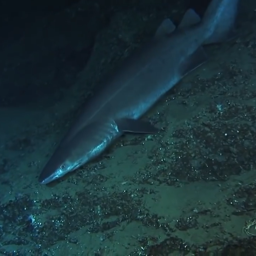
#> input picture C60_2images/hr_256/12565.png, 256 x 256 px
$ python -i metrics_util.py   (imports and definitions only)   (older library calls are emulated)
#> lines starting #> are read from the running program, lines starting #| are printed output that depends on the picture
#> further down, picture is the input picture: shape (256, 256, 3); mean B, G, R 57.2, 51.4, 28
import numpy as np
import cv2
from skimage.metrics import peak_signal_noise_ratio as psnr
from skimage.metrics import structural_similarity as ssim
from cpbd import compute as cpbd_compute

def normalize_img(img):
    """Normalize image to [0, 1] range"""
    return img.astype(np.float32) / 255.0

def uiqm(img):
    """UIQM (Underwater Image Quality Metric)"""
    img = normalize_img(img)
    lab = cv2.cvtColor(img, cv2.COLOR_BGR2LAB).astype(np.float32)
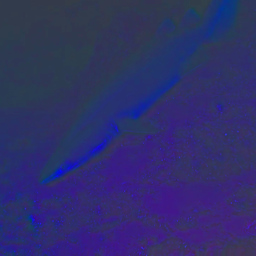
#> lab: shape (256, 256, 3) float32; mean of channels 0, 1, 2 19.6, -6.8, -6.4; drawn with min black and max white
    L, a, b = cv2.split(lab)
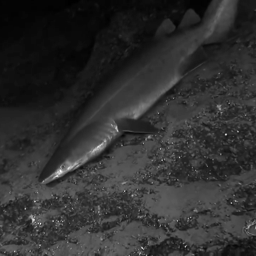
#> L: shape (256, 256) float32; min 4.11, max 85.71, mean 19.6; drawn with min black and max white
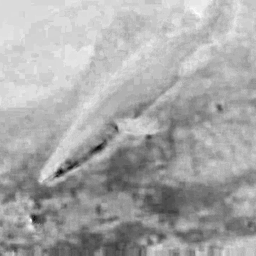
#> a: shape (256, 256) float32; min -25.27, max 2.64, mean -6.79; drawn with min black and max white
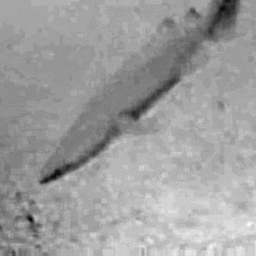
#> b: shape (256, 256) float32; min -28.06, max 6.66, mean -6.44; drawn with min black and max white
    L = L * 100 / 255
    a = a - 128
    b = b - 128
    alpha_L = alpha_R = 0.1
    a_thresh = np.percentile(a, [alpha_L * 100, (1 - alpha_R) * 100])
#> a_thresh = [-141, -129.6]
    b_thresh = np.percentile(b, [alpha_L * 100, (1 - alpha_R) * 100])
#> b_thresh = [-139.2, -129.5]
    a_trimmed = a[(a >= a_thresh[0]) & (a <= a_thresh[1])]
    b_trimmed = b[(b >= b_thresh[0]) & (b <= b_thresh[1])]
    if len(a_trimmed) > 0 and len(b_trimmed) > 0:
        uicm = -0.0268 * np.sqrt(np.mean(a_trimmed)**2 + np.mean(b_trimmed)**2) + \
               0.1586 * np.sqrt(np.std(a_trimmed)**2 + np.std(b_trimmed)**2)
#> uicm = -4.47
    else:
        uicm = 0
    sobel_x = cv2.Sobel(L, cv2.CV_32F, 1, 0, ksize=3)
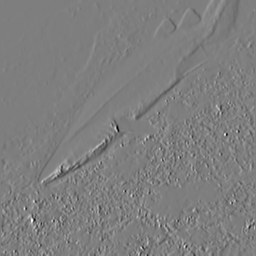
#> sobel_x: shape (256, 256) float32; min -69.87, max 70.86, mean 0; drawn with min black and max white
    sobel_y = cv2.Sobel(L, cv2.CV_32F, 0, 1, ksize=3)
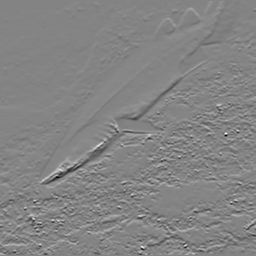
#> sobel_y: shape (256, 256) float32; min -67.5, max 63.18, mean 0.2; drawn with min black and max white
    uism = np.mean(np.sqrt(sobel_x**2 + sobel_y**2))
#> uism = 5.09
    window_size = 8
    h, w = L.shape
#> h = 256; w = 256
    num_windows_h = h // window_size
#> num_windows_h = 32
    num_windows_w = w // window_size
#> num_windows_w = 32
    contrast_values = []
    for i in range(num_windows_h):
        for j in range(num_windows_w):
            window = L[i*window_size:(i+1)*window_size, j*window_size:(j+1)*window_size]
            window_min = np.min(window)
            window_max = np.max(window)
            denominator = window_max + window_min
            if denominator > 1e-4:
                contrast = (window_max - window_min) / denominator
                contrast_values.append(contrast)
#> after the loop, contrast_values = 1024 values, max 0.748 at index 983, min 0 at index 1, mean 0.275
    uiconm = np.mean(contrast_values) if contrast_values else 0
#> uiconm = 0.275
    c1, c2, c3 = 0.0282, 0.2953, 3.5753
    uiqm_value = (c1 * uicm) + (c2 * uism) + (c3 * uiconm)
#> uiqm_value = 2.36
    uiqm_value = (uiqm_value + 3) / 6
#> uiqm_value = 0.894
    uiqm_value = np.clip(uiqm_value, 0, 1)
    return uiqm_value

def uciqe(img):
    """UCIQE (Underwater Color Image Quality Evaluation)"""
    lab = cv2.cvtColor(img, cv2.COLOR_BGR2LAB).astype(np.float32)
    L = lab[:,:,0]
    a = lab[:,:,1]
    b = lab[:,:,2]
    c = np.sqrt((a - 128)**2 + (b - 128)**2)
    sigma_c = np.std(c)
    con_l = np.max(L) - np.min(L)
    sat_l = np.mean(c)
    c1, c2, c3 = 0.4680, 0.2745, 0.2576
    uciqe_value = (c1 * sigma_c) + (c2 * con_l) + (c3 * sat_l)
    uciqe_value = uciqe_value / 120.0
    uciqe_value = np.clip(uciqe_value, 0, 1)
    return uciqe_value

def compute_psnr(gt_img, sr_img):
    """PSNR for uint8 images, HWC format"""
    return psnr(gt_img, sr_img, data_range=255)

def compute_ssim(gt_img, sr_img):
    """SSIM for uint8 images, HWC format"""
    return ssim(gt_img, sr_img, channel_axis=2, win_size=5, data_range=255)

def compute_cpbd(img):
    """CPBD expects grayscale or color image, HWC format"""
    if img.ndim == 3:
        img = cv2.cvtColor(img, cv2.COLOR_BGR2GRAY)
    return cpbd_compute(img)

>>> import cv2
>>> picture = cv2.imread('C60_2images/hr_256/12565.png')
>>> result = uiqm(picture)
#> result = 0.894
